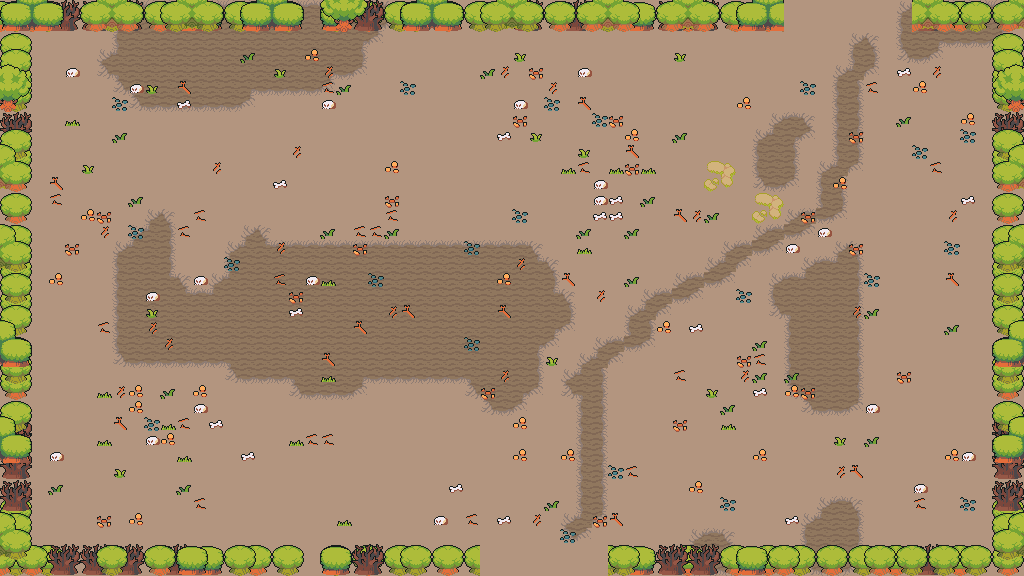

A 2D game scene composited from a Tiled map and its tileset images. What follows is a short description and the map's XML, with each tile layer's data collapsed to a summary:
An orthogonal 64x36 tile map with 16x16 px tiles, 7 tile layers (floor, ground, path, decor, ...), 8 tilesets and 38 objects (21x prop, 8x spawn, 6x obstacle, 2x door, playerStart).

<map version="1.10" tiledversion="1.11.0" orientation="orthogonal" renderorder="right-down" width="64" height="36" tilewidth="16" tileheight="16" infinite="0" nextlayerid="9" nextobjectid="39">
 <properties>
    <property name="chapter" type="int" value="3" />
    <property name="room" type="int" value="13" />
    <property name="isBossRoom" type="bool" value="false" />
 </properties>
 <tileset firstgid="1" source="ground.tsx" />
 <tileset firstgid="241" source="village.tsx" />
 <tileset firstgid="481" source="house.tsx" />
 <tileset firstgid="1240" source="towers.tsx" />
 <tileset firstgid="1384" source="hole.tsx" />
 <tileset firstgid="1439" source="floordetail.tsx" />
 <tileset firstgid="1519" source="tilefloor.tsx" />
 <tileset firstgid="2091" source="nature.tsx" />
 <layer id="1" name="floor" width="64" height="36">
  <data>[2304 cells, 2304 non-empty, 1 distinct tile ids]</data>
 </layer>
 <layer id="2" name="ground" width="64" height="36">
  <data>[2304 cells, 494 non-empty, 13 distinct tile ids]</data>
 </layer>
 <layer id="3" name="path" width="64" height="36">
  <data>[2304 cells, 84 non-empty, 10 distinct tile ids]</data>
 </layer>
 <layer id="4" name="decor" width="64" height="36">
  <data>[2304 cells, 213 non-empty, 15 distinct tile ids]</data>
 </layer>
 <layer id="5" name="border-back" width="64" height="36">
  <data>[2304 cells, 296 non-empty, 24 distinct tile ids]</data>
 </layer>
 <layer id="6" name="border-mid" width="64" height="36">
  <data>[2304 cells, 290 non-empty, 24 distinct tile ids]</data>
 </layer>
 <layer id="7" name="border-front" width="64" height="36">
  <data>[2304 cells, 158 non-empty, 53 distinct tile ids]</data>
 </layer>
 <objectgroup id="8" name="objects">
  <object id="1" name="playerStart" x="544" y="320"><point /></object>
  <object id="2" name="spawn" x="640" y="400">
   <properties>
    <property name="role" value="chaser" />
    <property name="wave" type="int" value="1" />
    <property name="elite" type="bool" value="false" />
   </properties>
  <point /></object>
  <object id="3" name="spawn" x="424" y="328">
   <properties>
    <property name="role" value="tank" />
    <property name="wave" type="int" value="1" />
    <property name="elite" type="bool" value="false" />
   </properties>
  <point /></object>
  <object id="4" name="spawn" x="472" y="152">
   <properties>
    <property name="role" value="caster" />
    <property name="wave" type="int" value="2" />
    <property name="elite" type="bool" value="false" />
   </properties>
  <point /></object>
  <object id="5" name="spawn" x="560" y="192">
   <properties>
    <property name="role" value="chaser" />
    <property name="wave" type="int" value="2" />
    <property name="elite" type="bool" value="false" />
   </properties>
  <point /></object>
  <object id="6" name="spawn" x="608" y="432">
   <properties>
    <property name="role" value="chaser" />
    <property name="wave" type="int" value="3" />
    <property name="elite" type="bool" value="false" />
   </properties>
  <point /></object>
  <object id="7" name="spawn" x="472" y="440">
   <properties>
    <property name="role" value="tank" />
    <property name="wave" type="int" value="3" />
    <property name="elite" type="bool" value="false" />
   </properties>
  <point /></object>
  <object id="8" name="spawn" x="440" y="208">
   <properties>
    <property name="role" value="tank" />
    <property name="wave" type="int" value="3" />
    <property name="elite" type="bool" value="true" />
   </properties>
  <point /></object>
  <object id="9" name="spawn" x="672" y="264">
   <properties>
    <property name="role" value="splitter" />
    <property name="wave" type="int" value="3" />
    <property name="elite" type="bool" value="false" />
   </properties>
  <point /></object>
  <object id="10" name="door" x="544" y="568"><point /></object>
  <object id="11" name="door" x="856" y="8"><point /></object>
  <object id="12" name="obstacle" x="0" y="544" width="480" height="32">
   <properties>
    <property name="kind" value="edge" />
   </properties>
  </object>
  <object id="13" name="obstacle" x="608" y="544" width="416" height="32">
   <properties>
    <property name="kind" value="edge" />
   </properties>
  </object>
  <object id="14" name="obstacle" x="0" y="0" width="784" height="32">
   <properties>
    <property name="kind" value="edge" />
   </properties>
  </object>
  <object id="15" name="obstacle" x="912" y="0" width="112" height="32">
   <properties>
    <property name="kind" value="edge" />
   </properties>
  </object>
  <object id="16" name="obstacle" x="0" y="32" width="32" height="512">
   <properties>
    <property name="kind" value="edge" />
   </properties>
  </object>
  <object id="17" name="obstacle" x="992" y="32" width="32" height="512">
   <properties>
    <property name="kind" value="edge" />
   </properties>
  </object>
  <object id="18" name="prop" x="208" y="320" width="32" height="32">
   <properties>
    <property name="key" value="tree-mossy" />
   </properties>
  </object>
  <object id="19" name="prop" x="240" y="320" width="32" height="32">
   <properties>
    <property name="key" value="tree-mossy-alt" />
   </properties>
  </object>
  <object id="20" name="prop" x="224" y="352" width="32" height="32">
   <properties>
    <property name="key" value="tree-dead" />
   </properties>
  </object>
  <object id="21" name="prop" x="256" y="352" width="32" height="32">
   <properties>
    <property name="key" value="tree-pine" />
   </properties>
  </object>
  <object id="22" name="prop" x="752" y="128" width="64" height="48">
   <properties>
    <property name="key" value="ruined-house-orange" />
   </properties>
  </object>
  <object id="23" name="prop" x="704" y="112" width="16" height="20">
   <properties>
    <property name="key" value="barrel-open-mossy" />
   </properties>
  </object>
  <object id="24" name="prop" x="752" y="64" width="32" height="16">
   <properties>
    <property name="key" value="low-broken-wall" />
   </properties>
  </object>
  <object id="25" name="prop" x="864" y="160" width="27" height="27">
   <properties>
    <property name="key" value="cart-ruined" />
   </properties>
  </object>
  <object id="26" name="prop" x="351" y="150" width="16" height="22">
   <properties>
    <property name="key" value="barrel-mossy" />
   </properties>
  </object>
  <object id="27" name="prop" x="160" y="176" width="16" height="16">
   <properties>
    <property name="key" value="grass-tall" />
   </properties>
  </object>
  <object id="28" name="prop" x="416" y="256" width="16" height="16">
   <properties>
    <property name="key" value="bush-light" />
   </properties>
  </object>
  <object id="29" name="prop" x="208" y="48" width="16" height="16">
   <properties>
    <property name="key" value="bush-light" />
   </properties>
  </object>
  <object id="30" name="prop" x="383" y="422" width="16" height="22">
   <properties>
    <property name="key" value="barrel-mossy" />
   </properties>
  </object>
  <object id="31" name="prop" x="64" y="304" width="16" height="16">
   <properties>
    <property name="key" value="bush-green" />
   </properties>
  </object>
  <object id="32" name="prop" x="80" y="464" width="16" height="16">
   <properties>
    <property name="key" value="grass-tall" />
   </properties>
  </object>
  <object id="33" name="prop" x="432" y="416" width="16" height="16">
   <properties>
    <property name="key" value="grass-tall" />
   </properties>
  </object>
  <object id="34" name="prop" x="943" y="360" width="16" height="16">
   <properties>
    <property name="key" value="stump-mossy" />
   </properties>
  </object>
  <object id="35" name="prop" x="656" y="448" width="16" height="16">
   <properties>
    <property name="key" value="bush-green" />
   </properties>
  </object>
  </objectgroup>
</map>
<!-- 3 of 38 objects omitted -->
